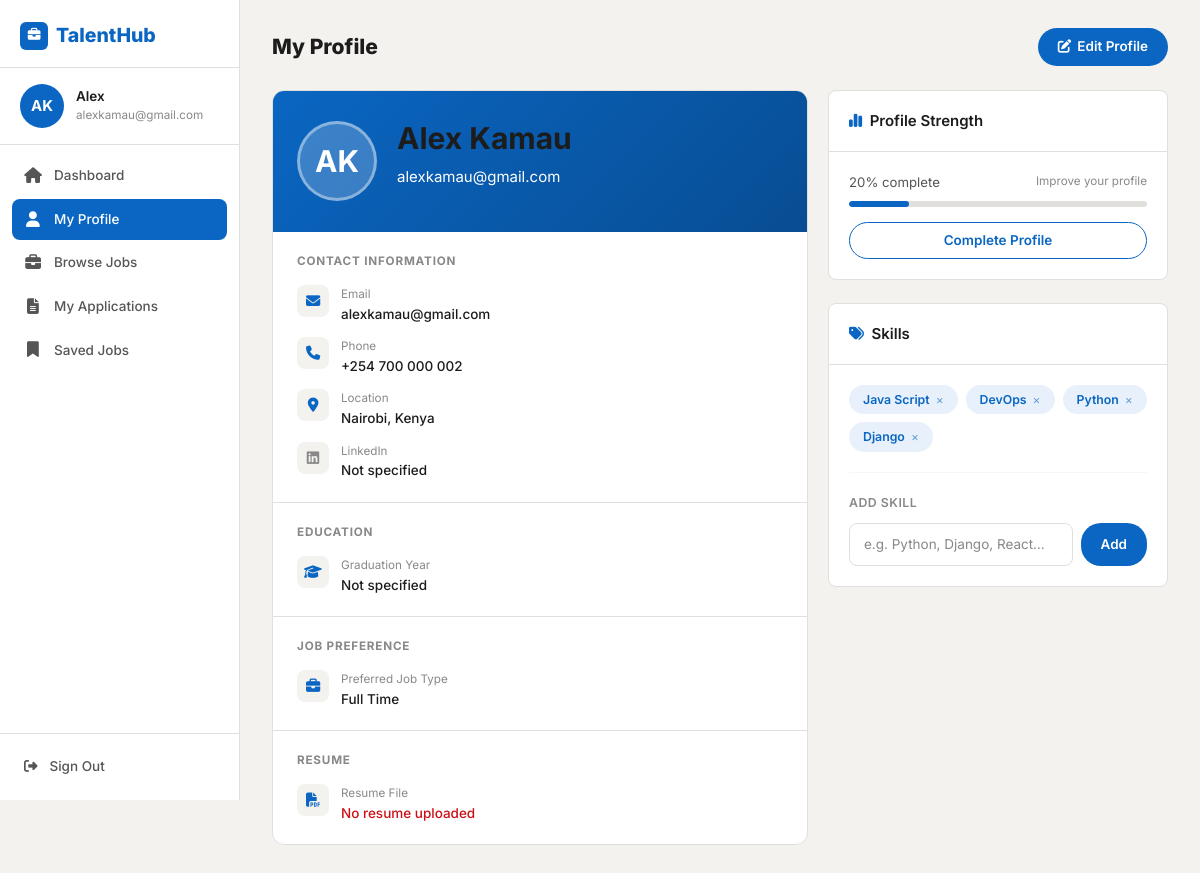
Before: /profile/ (signed in) with the older database file.
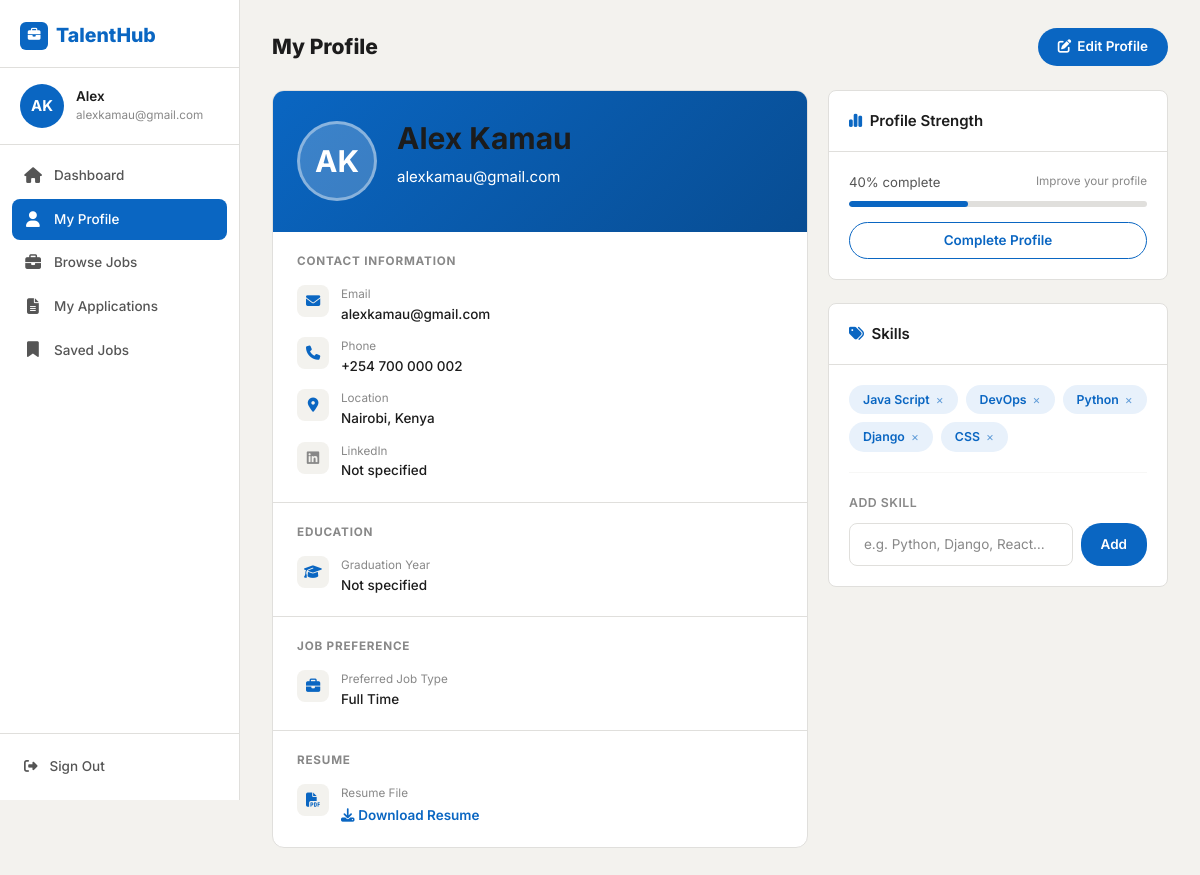
After: the same page with the newer database file.
### job_seeker/models.py (models this page shows, shortened)
class Skill(models.Model):
    skill = models.CharField(max_length=200)
    user = models.ForeignKey(User, related_name='skills', on_delete=models.CASCADE)

### job_seeker/views.py (the view, shortened to what this page needs)
# urls.py: path('profile/', views.my_profile, name='my-profile'),
@login_required
def my_profile(request):
    user = request.user
    profile, _ = Profile.objects.get_or_create(user=user)
    skills = Skill.objects.filter(user=user)
    if request.method == 'POST':
        form = NewSkillForm(request.POST)
        if form.is_valid():
            skill = form.save(commit=False)
            skill.user = user
            skill.save()
            messages.success(request, 'Skill added successfully.')
            return redirect('my-profile')
    else:
        form = NewSkillForm()
    context = {
        'u': user,
        'profile': profile,
        'skills': skills,
        'form': form,
        'completion': profile.completion_percentage(),
    }
    return render(request, 'applicant/profile.html', context)

### job_seeker/forms.py
class NewSkillForm(forms.ModelForm):
    class Meta:
        model = Skill
        fields = ['skill']
        widgets = {
            'skill': forms.TextInput(attrs={'placeholder': 'e.g. Python, Django, React'})
        }

### job_seeker/models.py (called while the page is built)
    @property
    def full_name(self):
        return f'{self.first_name} {self.last_name}'.strip() or self.username

    @property
    def initials(self):
        parts = self.full_name.split()
        if len(parts) >= 2:
            return (parts[0][0] + parts[-1][0]).upper()
        return self.username[:2].upper()

    def completion_percentage(self):
        fields = [self.full_name, self.location, self.resume, self.grad_year, self.job_type]
        filled = sum(1 for f in fields if f)
        return int((filled / len(fields)) * 100)

### templates/applicant/profile.html (shortened to what the changed rows need)
{% extends 'base.html' %}
{% block body %}
<div class="sidebar-main">
  <div class="page-header">
    <h1 class="page-title">My Profile</h1>
  </div>
  <div class="profile-grid">
    <div>
      <div class="profile-main-card">
        <div class="profile-header">
          <div>
            <h2>{{ profile.full_name|default:u.full_name }}</h2>
          </div>
        </div>
        <div class="profile-section">
          <div class="profile-info-row">
            <div>
              <label>Resume File</label>
              {% if profile.resume %}
              <a href="{{ profile.resume.url }}" target="_blank" style="color:var(--primary);font-weight:600;font-size:.9rem;">
                <i class="fa-solid fa-download me-1"></i>Download Resume
              </a>
              {% else %}
              <p style="color:var(--danger);">No resume uploaded</p>
              {% endif %}
            </div>
          </div>
        </div>
      </div>
    </div>
    <div>
      <div class="th-card mb-4">
        <div class="th-card-body">
          <div class="d-flex justify-content-between mb-2">
            <span style="font-size:.88rem;">{{ completion }}% complete</span>
            {% if completion == 100 %}
            <span class="badge-status badge-shortlisted">Complete</span>
            {% else %}
            <span style="font-size:.78rem;color:var(--text-light);">Improve your profile</span>
            {% endif %}
          </div>
          <div class="profile-progress">
            <div class="profile-progress-bar" style="width:{{ completion }}%;"></div>
          </div>
        </div>
      </div>
      <div class="th-card">
        <div class="th-card-body">
          {% if skills %}
          <form action="{% url 'skill-delete' %}" method="POST" id="deleteSkillsForm">
            <div class="skills-cloud mb-3">
              {% for skill in skills %}
              <span class="skill-pill">
                {{ skill.skill }}
                <button type="submit" form="deleteSkillsForm" name="choices" value="{{ skill.id }}"
                        class="delete-skill-btn" onclick="return confirm('Remove {{ skill.skill }}?')">
                  ×
                </button>
              </span>
              {% endfor %}
            </div>
          </form>
          {% else %}
          <p style="font-size:.88rem;color:var(--text-light);margin-bottom:16px;">No skills added yet.</p>
          {% endif %}
        </div>
      </div>
    </div>
  </div>
</div>
{% endblock %}

Changed rows visible on the page:
changed Profile "Not specified": resume empty → "resumes/ALEX_CV.pdf" (drawn)
added Skill: skill "CSS"
Other visible differences:
{{ completion }}: "20" → "40"
{{ completion }}: 20 → 40 (drawn)
text no longer shown: "No resume uploaded"
text now shown: "Download Resume"
